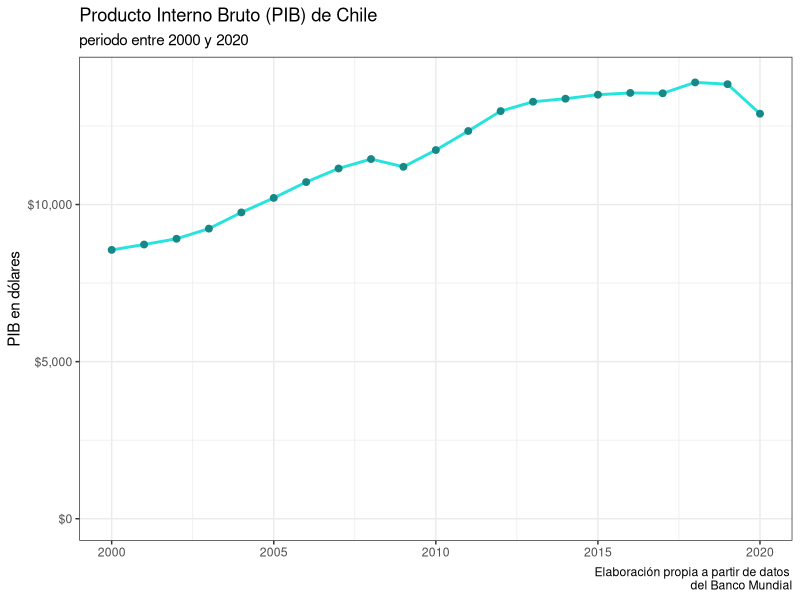
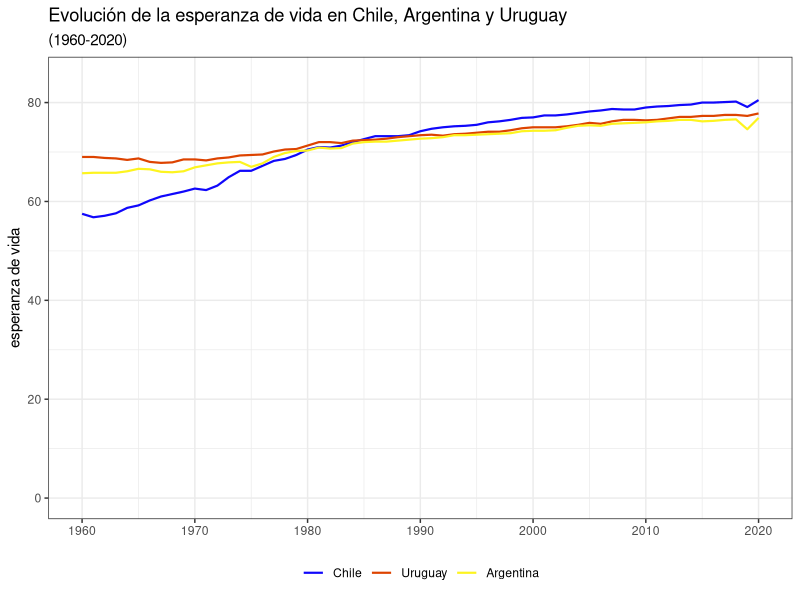
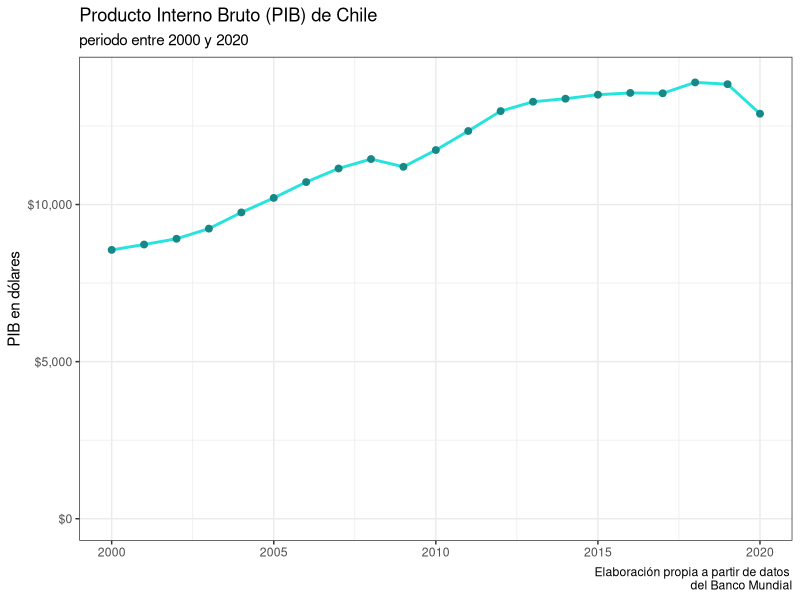

Reproduce these figures in R, in order.
library(readr)
library(dplyr)
library(ggplot2)
library(forcats)

# Importando los datos ----

desarrollo <- read_csv("datos/datos-desarrollo.csv")

# Gráfico 1 : PIB Chile ----

desarrollo |> 
  filter(pais == "Chile", anio >= 2000) |> 
  ggplot(aes(x = anio, y = pib)) +
  geom_line(color = "#27e3de", size = 1) + #para colores color-hex.com
  geom_point(color = "#178885", size = 2) +
  scale_y_continuous(limits = c(0,14000),
                     labels = scales::dollar) +
  labs(title = "Producto Interno Bruto (PIB) de Chile",
       subtitle = "periodo entre 2000 y 2020",
       y = "PIB en dólares",
       x = NULL,
       caption = "Elaboración propia a partir de datos 
       del Banco Mundial") +
  theme_bw()

# guardar el gráfico con un comando

ggsave("figuras/linea-pib-chile.png", width = 10, height = 7)

# Gráfico 2

colores <- c("Chile" = "#1007fb", "Argentina" = "#fdf41f",
             "Uruguay" = "#dd4300")

desarrollo |> 
  filter(pais %in% c("Chile", "Argentina", "Uruguay")) |> 
  ggplot(aes(x = anio, y = esperanza_vida, 
             color = fct_reorder2(pais, anio, esperanza_vida)))+
  geom_line(size = 0.75) +
  scale_y_continuous(limits = c(0, 85)) +
  scale_x_continuous(breaks = seq(1960, 2020,by = 10))+
  scale_color_manual(values = colores) +
  labs(title = "Evolución de la esperanza de vida en Chile, Argentina y Uruguay",
       subtitle = "(1960-2020)",
       x = NULL,
       y = "esperanza de vida",
       color = NULL)+
  theme_bw() +
  theme(legend.position = "bottom")

      